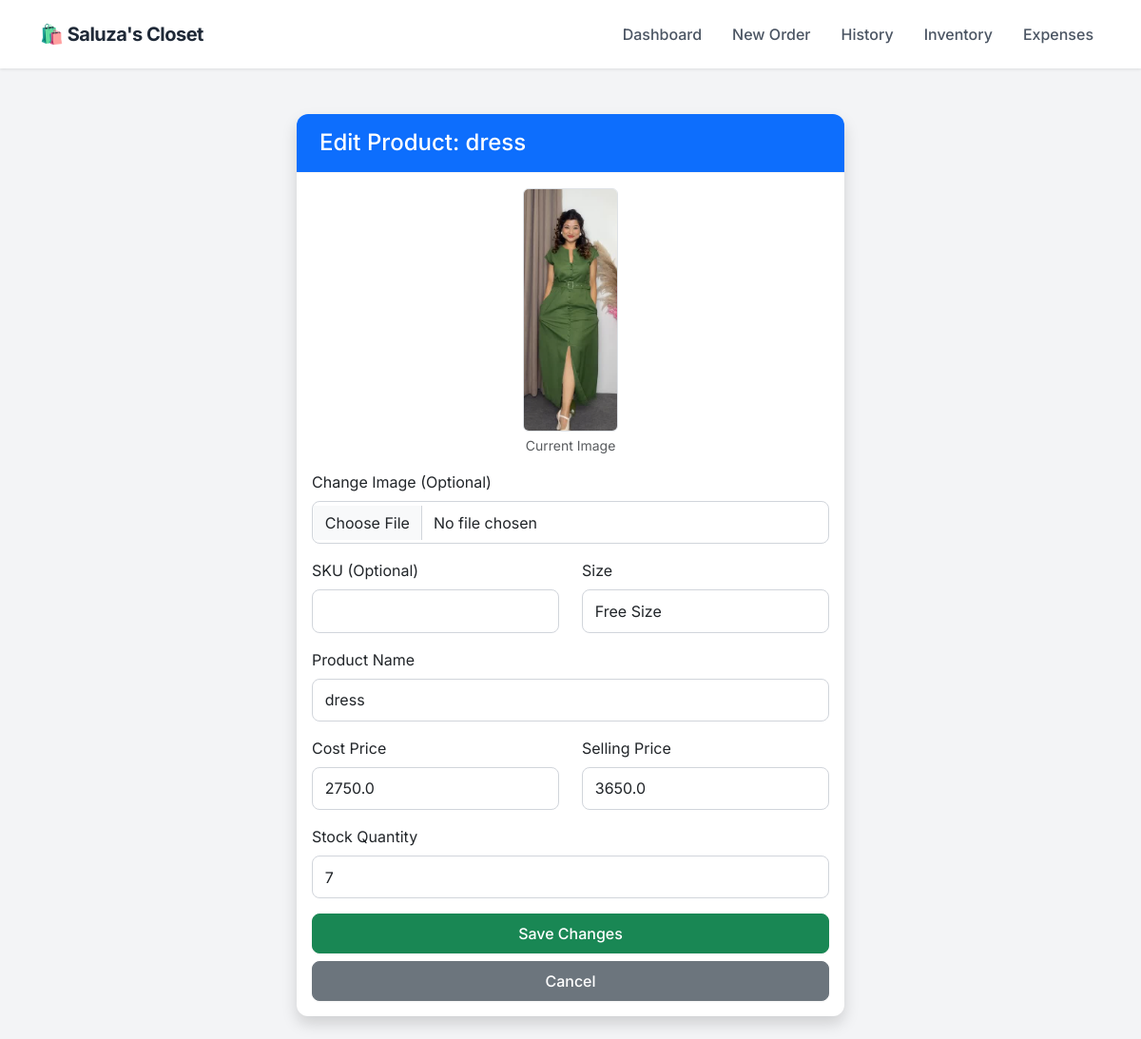
Before: /edit_product/136 with the older database file.
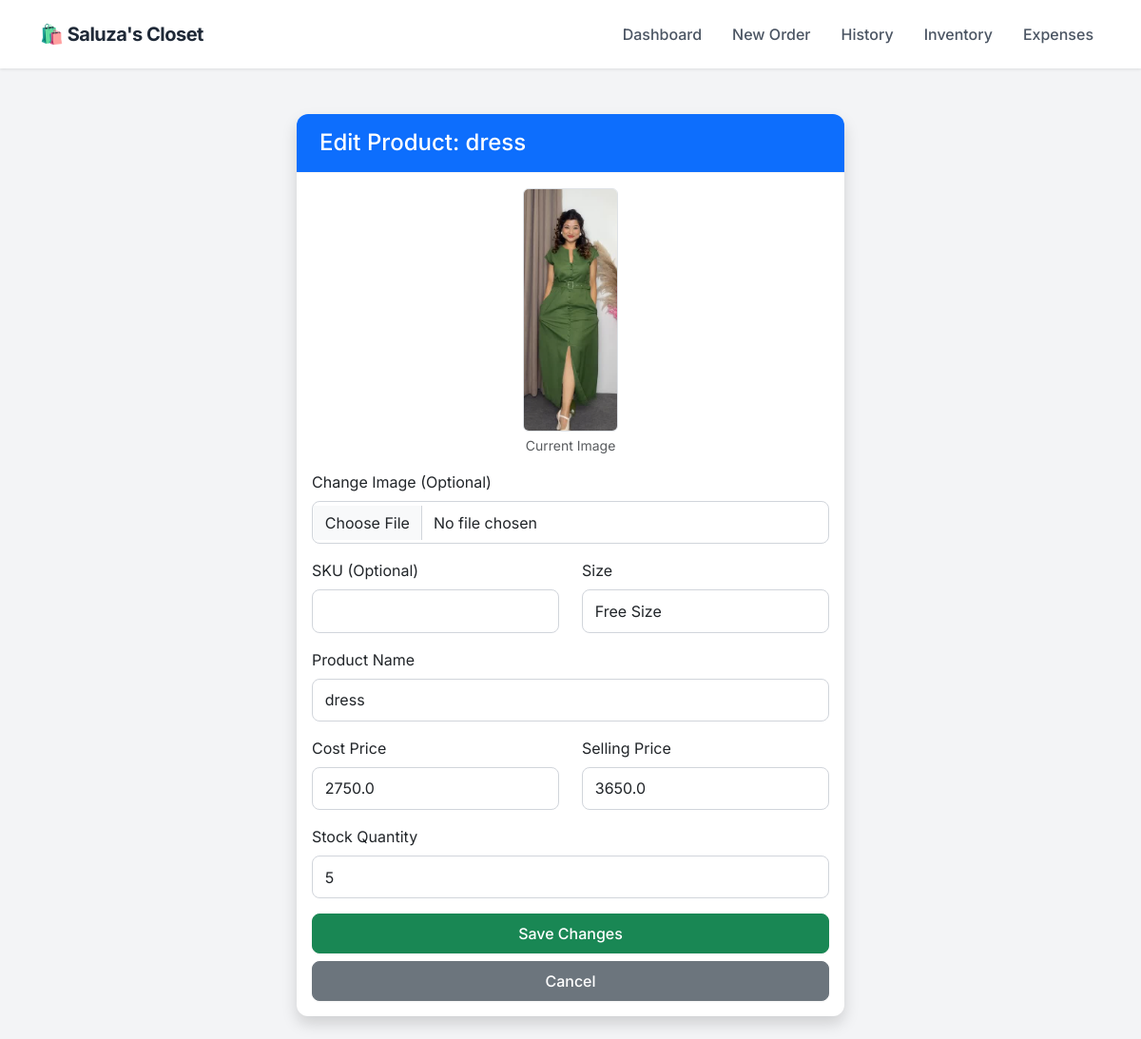
After: the same page with the newer database file.
### app.py (models this page shows)
class Product(db.Model):
    id = db.Column(db.Integer, primary_key=True)
    sku = db.Column(db.String(50), unique=True, nullable=True)
    name = db.Column(db.String(100), nullable=False)
    size = db.Column(db.String(10), nullable=False)
    cost_price = db.Column(db.Float, default=0.0)
    price = db.Column(db.Float, nullable=False)
    stock = db.Column(db.Integer, default=0)
    image = db.Column(db.String(100), nullable=True)

### app.py (the view, shortened to what this page needs)
@app.route('/edit_product/<int:id>', methods=['GET', 'POST'])
def edit_product(id):
    product = Product.query.get_or_404(id)
    return render_template('edit_product.html', p=product)

### templates/edit_product.html
{% extends "layout.html" %}
{% block content %}
<div class="container mt-4" style="max-width: 600px;">
    <div class="card shadow">
        <div class="card-header bg-primary text-white">
            <h4 class="mb-0">Edit Product: {{ p.name }}</h4>
        </div>
        <div class="card-body">
            <form method="POST" enctype="multipart/form-data">
                <div class="text-center mb-3">
                    {% if p.image %}
                    <img src="{{ url_for('static', filename='uploads/' + p.image) }}" width="100" class="rounded border">
                    <p class="small text-muted mt-1">Current Image</p>
                    {% endif %}
                </div>
                <div class="mb-3">
                    <label class="form-label">Change Image (Optional)</label>
                    <input type="file" name="image" class="form-control">
                </div>
                <div class="row mb-3">
                    <div class="col">
                        <label class="form-label">SKU (Optional)</label>
                        <input type="text" name="sku" class="form-control" value="{{ p.sku if p.sku else '' }}">
                    </div>
                    <div class="col">
                        <label class="form-label">Size</label>
                        <input type="text" name="size" class="form-control" value="{{ p.size }}" required>
                    </div>
                </div>
                <div class="mb-3">
                    <label class="form-label">Product Name</label>
                    <input type="text" name="name" class="form-control" value="{{ p.name }}" required>
                </div>
                <div class="row mb-3">
                    <div class="col">
                        <label class="form-label">Cost Price</label>
                        <input type="number" name="cost_price" class="form-control" step="0.01" value="{{ p.cost_price }}" required>
                    </div>
                    <div class="col">
                        <label class="form-label">Selling Price</label>
                        <input type="number" name="price" class="form-control" step="0.01" value="{{ p.price }}" required>
                    </div>
                </div>
                <div class="mb-3">
                    <label class="form-label">Stock Quantity</label>
                    <input type="number" name="stock" class="form-control" value="{{ p.stock }}" required>
                </div>
                <div class="d-grid gap-2">
                    <button type="submit" class="btn btn-success">Save Changes</button>
                    <a href="/inventory" class="btn btn-secondary">Cancel</a>
                </div>
            </form>
        </div>
    </div>
</div>
{% endblock %}

Changed rows visible on the page:
changed Product "dress": stock "7" → "5"
